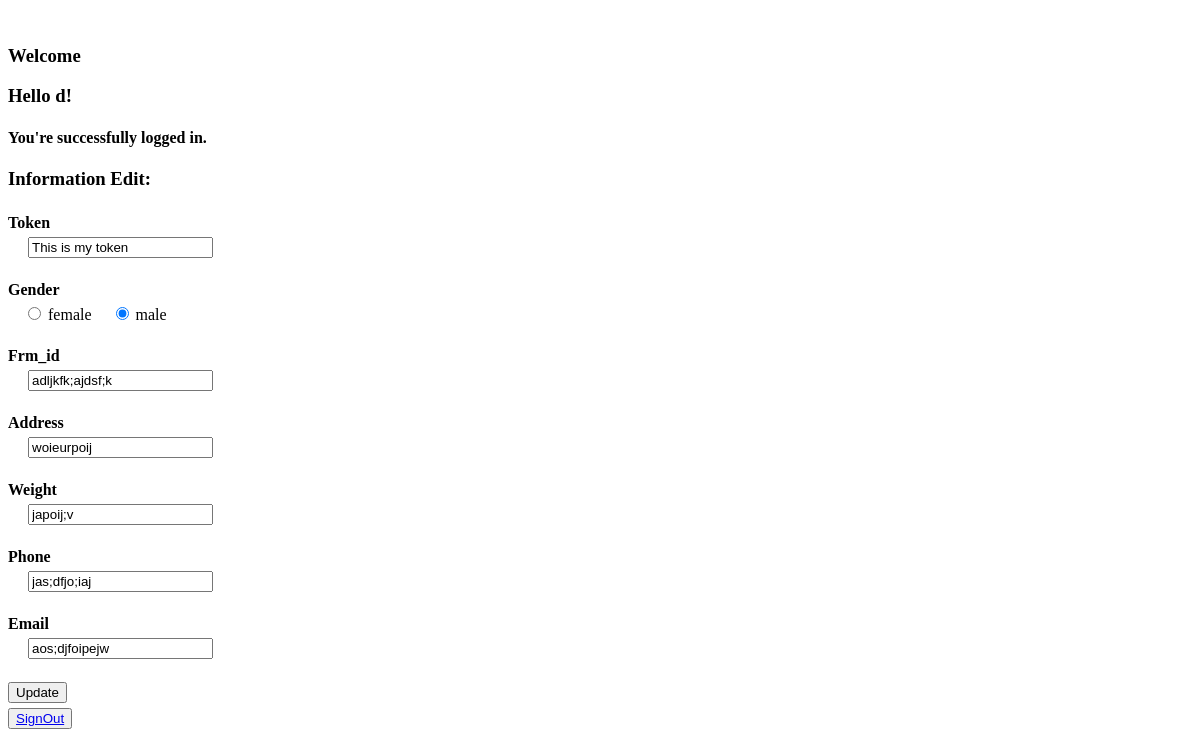
/ (signed in), run on an earlier commit of the app's database.
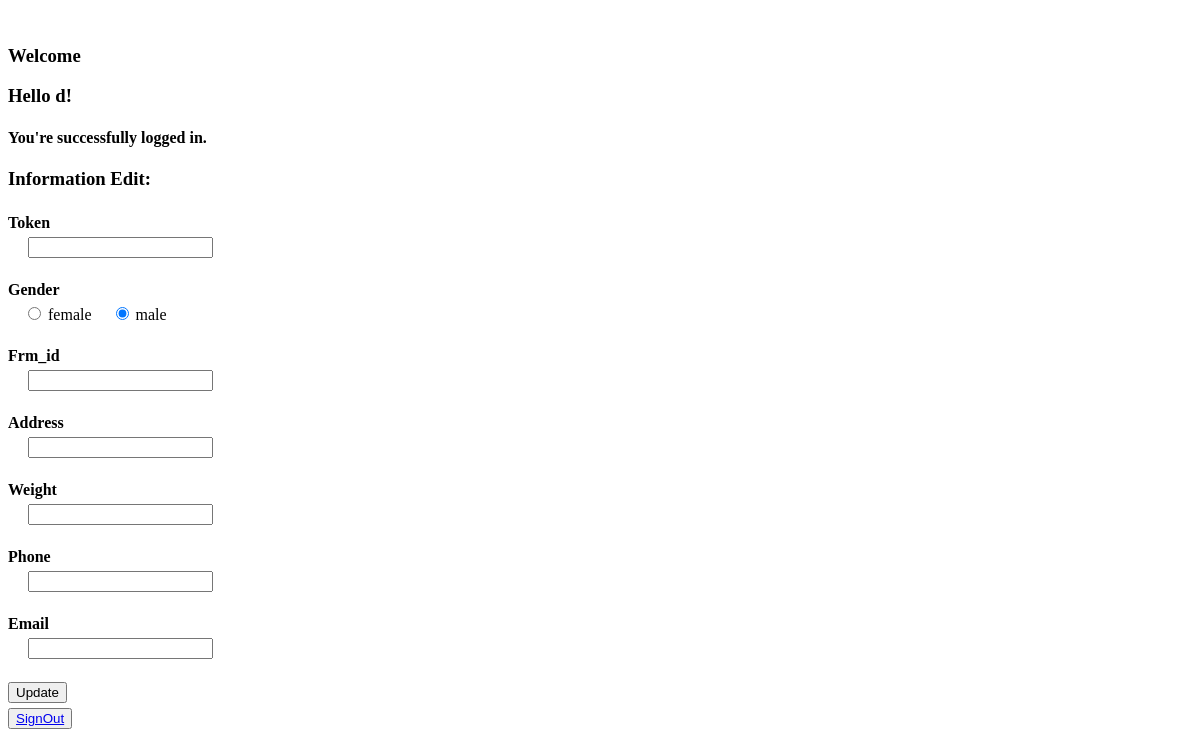
And on a later commit of the database.
### a/models.py (models this page shows)
class UserProfile(AbstractUser): # 繼承自AbstractUser
    phone = models.CharField(max_length = 20) # 其他都已經在 AbstractUser 當中有了
    class Meta:
        db_table = 'user_profile'
    groups = models.ManyToManyField(
        'auth.Group',
        verbose_name='groups',
        blank=True,
        help_text='The groups this user belongs to. A user will get all permissions granted to each of their groups.',
        related_name="%(app_label)s_%(class)s_related",
        related_query_name="%(app_label)s_%(class)ss",
    )
    user_permissions = models.ManyToManyField(
        'auth.Permission',
        verbose_name='user permissions',
        blank=True,
        help_text='Specific permissions for this user.',
        related_name="%(app_label)s_%(class)s_related",
        related_query_name="%(app_label)s_%(class)ss",
    )

class UserInformations(models.Model):#使用UserSet 將兩個物件關聯起來
    user_profile = models.OneToOneField(UserProfile, on_delete=models.CASCADE, related_name='informations')
    token = models.CharField(max_length = 20)
    gender = models.IntegerField(default=0) # 預設為未選擇
    fcm_id = models.CharField(max_length = 20)
    address = models.CharField(max_length = 50)
    weight = models.CharField(max_length = 20)

### a/views.py (the view, shortened to what this page needs)
# urls.py: path('', views.home, name = "home"), # 初始頁面
def home(request): # 當連接到這個網站之後, 顯示網站內容
    CurUser = request.user
    return render(request, "a/index.html", {'CurUser':CurUser, 'username':CurUser.username})

### templates/a/index.html (shortened to what this page needs)
<!DOCTYPE html>
<html>
    <head>
        <link rel="stylesheet" href="">
    </head>
    <body>
        <br/>
        <h3>Welcome</h3>
        {% if user.is_authenticated %}
            <h3>Hello {{username}}!</h3>
            <h4>You're successfully logged in.</h4>
            <string> <h3>Information Edit:</h3> </strong>
            <form action = "/" method='post'>
                <label for=""> <strong>Token</strong> </label>
                <input type = "text" id = "token: " name = "token" value = "{{CurUser.informations.token}}">
                <br>
                <label> Gender </label>
                <span>
                    <input type="radio" name="gender" class = noStyle value = "1" {%if CurUser.informations.gender == 1%}checked{%endif%}>
                    female
                    <input type="radio" name="gender" class = noStyle value = "2" {%if CurUser.informations.gender == 2%}checked{%endif%}>
                    male
                </span>
                <br>
                <label for=""> Frm_id </label>
                <input type = "text" id = "frm_id: " name = "frm_id" value = "{{CurUser.informations.fcm_id}}">
                <br>
                <label for=""> Address </label>
                <input type = "text" id = "address: " name = "address" value = "{{CurUser.informations.address}}">
                <br>
                <label for=""> Weight </label>
                <input type = "text" id = "weight: " name = "weight" value = "{{CurUser.informations.weight}}">
                <br>
                <label for=""> Phone </label>
                <input type = "text" id = "phone:" name = "phone" value = "{{CurUser.phone}}">
                <br>
                <label for=""> Email </label>
                <input type = "text" id = "email: " name = "email" value = "{{CurUser.email}}">
                <br>
                <button type="submit">Update</button>
            </form>
            <button type="submit"><a href="/signout">SignOut</a></button>
        {% else %}
            <button type="submit"><a href="/register">SignUp</a></button>
            <br/>
            <br/>
            <button type="submit"><a href="/signin">SignIn</a></button>
        {% endif %}
    </body>
</html>

### templates/a/index.html (style rules this page uses)
form { display: flex; flex-direction: column; align-items: flex-start; }
label:not(.noStyle) { font-family: "Microsoft YaHei", serif; font-size: 16px; font-weight: bold; margin: 5px 0; width: 200px; }
input:not(.noStyle) { margin-left: 20px; }
input[type="radio"].noStyle { margin-left: 20px; }
button { margin-top: 5px; }

What changed in the data, as far as the page shows it:
changed UserProfile: token "This is my token" → (not shown); frm_id "adljkfk;ajdsf;k" → (not shown); address "woieurpoij" → (not shown); weight "japoij;v" → (not shown); phone "jas;dfjo;iaj" → (not shown); email "aos;djfoipejw" → (not shown)
